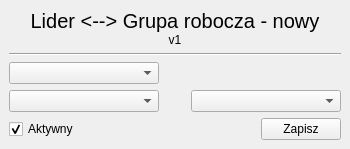
<?xml version="1.0" encoding="UTF-8"?>
<ui version="4.0">
 <class>Form</class>
 <widget class="QWidget" name="Form">
  <property name="geometry">
   <rect>
    <x>0</x>
    <y>0</y>
    <width>350</width>
    <height>145</height>
   </rect>
  </property>
  <property name="windowTitle">
   <string>Form</string>
  </property>
  <layout class="QGridLayout" name="gridLayout">
   <property name="leftMargin">
    <number>0</number>
   </property>
   <property name="topMargin">
    <number>0</number>
   </property>
   <property name="rightMargin">
    <number>0</number>
   </property>
   <property name="bottomMargin">
    <number>0</number>
   </property>
   <property name="spacing">
    <number>0</number>
   </property>
   <item row="0" column="0">
    <widget class="QWidget" name="widget_2" native="true">
     <layout class="QVBoxLayout" name="verticalLayout_2">
      <item>
       <widget class="QWidget" name="widget" native="true">
        <layout class="QVBoxLayout" name="verticalLayout">
         <property name="spacing">
          <number>0</number>
         </property>
         <property name="leftMargin">
          <number>0</number>
         </property>
         <property name="topMargin">
          <number>0</number>
         </property>
         <property name="rightMargin">
          <number>0</number>
         </property>
         <property name="bottomMargin">
          <number>0</number>
         </property>
         <item>
          <widget class="QLabel" name="label">
           <property name="font">
            <font>
             <pointsize>15</pointsize>
            </font>
           </property>
           <property name="text">
            <string>Lider &lt;--&gt; Grupa robocza - nowy</string>
           </property>
           <property name="alignment">
            <set>Qt::AlignCenter</set>
           </property>
          </widget>
         </item>
         <item>
          <widget class="QLabel" name="label_2">
           <property name="text">
            <string>v1</string>
           </property>
           <property name="alignment">
            <set>Qt::AlignCenter</set>
           </property>
          </widget>
         </item>
        </layout>
       </widget>
      </item>
      <item>
       <widget class="Line" name="line">
        <property name="orientation">
         <enum>Qt::Horizontal</enum>
        </property>
       </widget>
      </item>
      <item>
       <widget class="QWidget" name="widget_4" native="true">
        <layout class="QHBoxLayout" name="horizontalLayout_2">
         <property name="spacing">
          <number>0</number>
         </property>
         <property name="leftMargin">
          <number>0</number>
         </property>
         <property name="topMargin">
          <number>0</number>
         </property>
         <property name="rightMargin">
          <number>0</number>
         </property>
         <property name="bottomMargin">
          <number>0</number>
         </property>
         <item>
          <widget class="QComboBox" name="combo_lider">
           <property name="minimumSize">
            <size>
             <width>150</width>
             <height>0</height>
            </size>
           </property>
          </widget>
         </item>
         <item>
          <spacer name="horizontalSpacer_2">
           <property name="orientation">
            <enum>Qt::Horizontal</enum>
           </property>
           <property name="sizeHint" stdset="0">
            <size>
             <width>114</width>
             <height>20</height>
            </size>
           </property>
          </spacer>
         </item>
        </layout>
       </widget>
      </item>
      <item>
       <widget class="QWidget" name="widget_3" native="true">
        <layout class="QHBoxLayout" name="horizontalLayout">
         <property name="spacing">
          <number>0</number>
         </property>
         <property name="leftMargin">
          <number>0</number>
         </property>
         <property name="topMargin">
          <number>0</number>
         </property>
         <property name="rightMargin">
          <number>0</number>
         </property>
         <property name="bottomMargin">
          <number>0</number>
         </property>
         <item>
          <widget class="QComboBox" name="combo_lokalizacja">
           <property name="minimumSize">
            <size>
             <width>150</width>
             <height>0</height>
            </size>
           </property>
          </widget>
         </item>
         <item>
          <spacer name="horizontalSpacer">
           <property name="orientation">
            <enum>Qt::Horizontal</enum>
           </property>
           <property name="sizeHint" stdset="0">
            <size>
             <width>29</width>
             <height>20</height>
            </size>
           </property>
          </spacer>
         </item>
         <item>
          <widget class="QComboBox" name="combo_wc">
           <property name="minimumSize">
            <size>
             <width>150</width>
             <height>0</height>
            </size>
           </property>
          </widget>
         </item>
        </layout>
       </widget>
      </item>
      <item>
       <widget class="QWidget" name="widget_6" native="true">
        <layout class="QHBoxLayout" name="horizontalLayout_4">
         <property name="spacing">
          <number>0</number>
         </property>
         <property name="leftMargin">
          <number>0</number>
         </property>
         <property name="topMargin">
          <number>0</number>
         </property>
         <property name="rightMargin">
          <number>0</number>
         </property>
         <property name="bottomMargin">
          <number>0</number>
         </property>
         <item>
          <widget class="QCheckBox" name="check_aktywny">
           <property name="text">
            <string>Aktywny</string>
           </property>
           <property name="checked">
            <bool>true</bool>
           </property>
          </widget>
         </item>
         <item>
          <spacer name="horizontalSpacer_5">
           <property name="orientation">
            <enum>Qt::Horizontal</enum>
           </property>
           <property name="sizeHint" stdset="0">
            <size>
             <width>113</width>
             <height>20</height>
            </size>
           </property>
          </spacer>
         </item>
         <item>
          <widget class="QPushButton" name="btn_zapisz">
           <property name="text">
            <string>Zapisz</string>
           </property>
          </widget>
         </item>
        </layout>
       </widget>
      </item>
     </layout>
    </widget>
   </item>
  </layout>
 </widget>
 <resources/>
 <connections/>
</ui>
